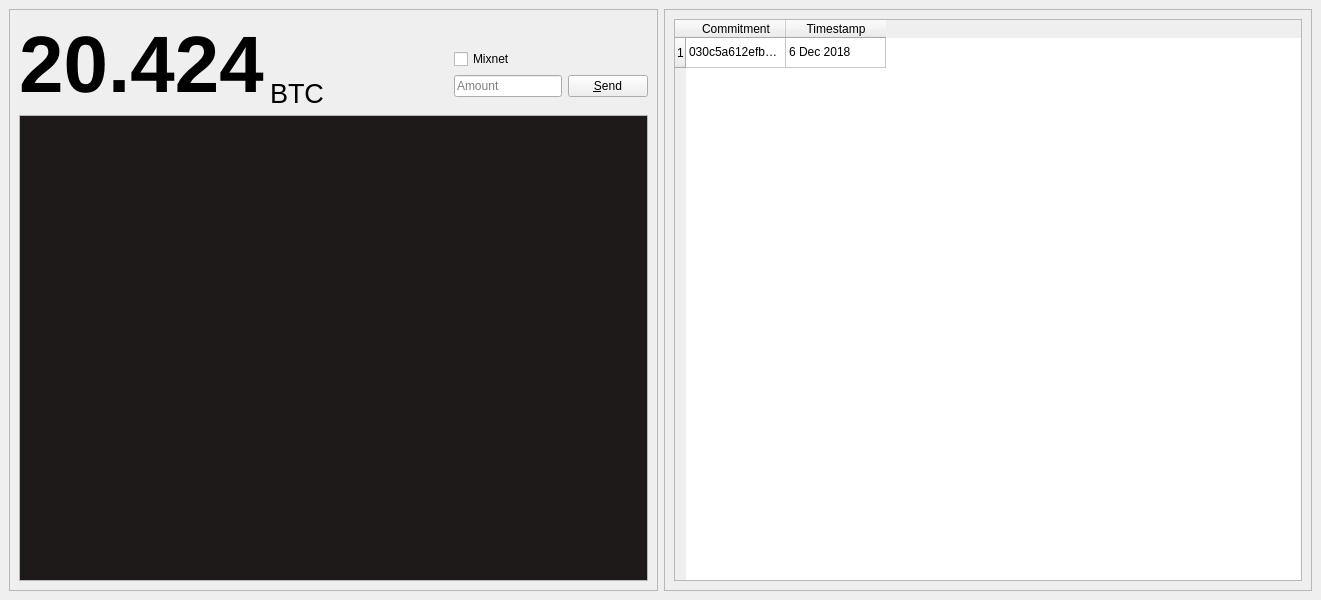
<?xml version="1.0" encoding="UTF-8"?>
<ui version="4.0">
 <class>darkwindow</class>
 <widget class="QMainWindow" name="darkwindow">
  <property name="geometry">
   <rect>
    <x>0</x>
    <y>0</y>
    <width>1321</width>
    <height>600</height>
   </rect>
  </property>
  <property name="windowTitle">
   <string>Dark Wallet</string>
  </property>
  <widget class="QWidget" name="centralwidget">
   <layout class="QGridLayout" name="gridLayout_4">
    <item row="0" column="0">
     <widget class="QFrame" name="frame_2">
      <property name="frameShape">
       <enum>QFrame::StyledPanel</enum>
      </property>
      <property name="frameShadow">
       <enum>QFrame::Raised</enum>
      </property>
      <layout class="QGridLayout" name="gridLayout_2">
       <item row="0" column="0">
        <layout class="QGridLayout" name="gridLayout">
         <item row="2" column="2">
          <layout class="QHBoxLayout" name="horizontalLayout">
           <property name="bottomMargin">
            <number>12</number>
           </property>
           <item>
            <widget class="QLineEdit" name="amount_lineedit">
             <property name="text">
              <string/>
             </property>
             <property name="placeholderText">
              <string>Amount</string>
             </property>
            </widget>
           </item>
           <item>
            <widget class="QPushButton" name="send_button">
             <property name="text">
              <string>&amp;Send</string>
             </property>
            </widget>
           </item>
          </layout>
         </item>
         <item row="0" column="0" rowspan="3">
          <layout class="QHBoxLayout" name="horizontalLayout_2">
           <item>
            <widget class="QLabel" name="balance_label">
             <property name="font">
              <font>
               <pointsize>60</pointsize>
               <weight>75</weight>
               <bold>true</bold>
              </font>
             </property>
             <property name="text">
              <string>20.424</string>
             </property>
             <property name="alignment">
              <set>Qt::AlignBottom|Qt::AlignLeading|Qt::AlignLeft</set>
             </property>
            </widget>
           </item>
           <item>
            <widget class="QLabel" name="currency_label">
             <property name="font">
              <font>
               <pointsize>20</pointsize>
               <italic>false</italic>
              </font>
             </property>
             <property name="text">
              <string>BTC</string>
             </property>
             <property name="alignment">
              <set>Qt::AlignBottom|Qt::AlignLeading|Qt::AlignLeft</set>
             </property>
             <property name="margin">
              <number>11</number>
             </property>
            </widget>
           </item>
          </layout>
         </item>
         <item row="1" column="2">
          <widget class="QCheckBox" name="checkBox">
           <property name="text">
            <string>Mixnet</string>
           </property>
          </widget>
         </item>
         <item row="0" column="1">
          <spacer name="horizontalSpacer_2">
           <property name="orientation">
            <enum>Qt::Horizontal</enum>
           </property>
           <property name="sizeHint" stdset="0">
            <size>
             <width>40</width>
             <height>20</height>
            </size>
           </property>
          </spacer>
         </item>
        </layout>
       </item>
       <item row="1" column="0">
        <widget class="QTextEdit" name="output_log">
         <property name="enabled">
          <bool>true</bool>
         </property>
         <property name="palette">
          <palette>
           <active>
            <colorrole role="Text">
             <brush brushstyle="SolidPattern">
              <color alpha="255">
               <red>92</red>
               <green>213</green>
               <blue>17</blue>
              </color>
             </brush>
            </colorrole>
            <colorrole role="Base">
             <brush brushstyle="SolidPattern">
              <color alpha="255">
               <red>30</red>
               <green>26</green>
               <blue>26</blue>
              </color>
             </brush>
            </colorrole>
           </active>
           <inactive>
            <colorrole role="Text">
             <brush brushstyle="SolidPattern">
              <color alpha="255">
               <red>92</red>
               <green>213</green>
               <blue>17</blue>
              </color>
             </brush>
            </colorrole>
            <colorrole role="Base">
             <brush brushstyle="SolidPattern">
              <color alpha="255">
               <red>30</red>
               <green>26</green>
               <blue>26</blue>
              </color>
             </brush>
            </colorrole>
           </inactive>
           <disabled>
            <colorrole role="Text">
             <brush brushstyle="SolidPattern">
              <color alpha="255">
               <red>151</red>
               <green>153</green>
               <blue>151</blue>
              </color>
             </brush>
            </colorrole>
            <colorrole role="Base">
             <brush brushstyle="SolidPattern">
              <color alpha="255">
               <red>249</red>
               <green>250</green>
               <blue>249</blue>
              </color>
             </brush>
            </colorrole>
           </disabled>
          </palette>
         </property>
         <property name="font">
          <font>
           <family>Monospace</family>
          </font>
         </property>
         <property name="readOnly">
          <bool>true</bool>
         </property>
        </widget>
       </item>
      </layout>
     </widget>
    </item>
    <item row="0" column="1">
     <widget class="QFrame" name="frame_3">
      <property name="frameShape">
       <enum>QFrame::StyledPanel</enum>
      </property>
      <property name="frameShadow">
       <enum>QFrame::Raised</enum>
      </property>
      <layout class="QGridLayout" name="gridLayout_3">
       <item row="0" column="0">
        <widget class="QTableWidget" name="commitment_table">
         <property name="columnCount">
          <number>2</number>
         </property>
         <row>
          <property name="text">
           <string>1</string>
          </property>
         </row>
         <column>
          <property name="text">
           <string>Commitment</string>
          </property>
         </column>
         <column>
          <property name="text">
           <string>Timestamp</string>
          </property>
         </column>
         <item row="0" column="0">
          <property name="text">
           <string>030c5a612efb0f5eb25eda5a3bff84458b9368b2d0fc46eb6cc7fff598cb3723c2</string>
          </property>
         </item>
         <item row="0" column="1">
          <property name="text">
           <string>6 Dec 2018</string>
          </property>
         </item>
        </widget>
       </item>
      </layout>
     </widget>
    </item>
   </layout>
  </widget>
 </widget>
 <resources/>
 <connections/>
</ui>
